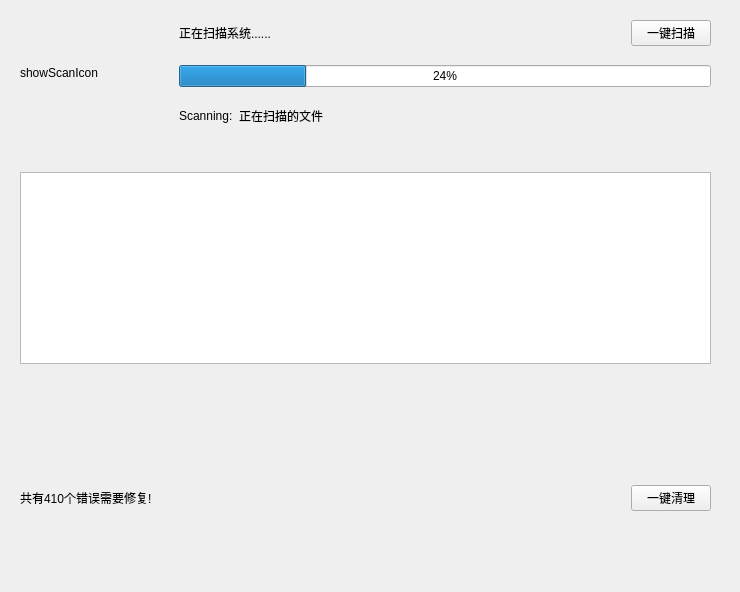
<?xml version="1.0" encoding="UTF-8"?>
<ui version="4.0">
 <class>WidgetDiskClean</class>
 <widget class="QWidget" name="WidgetDiskClean">
  <property name="geometry">
   <rect>
    <x>0</x>
    <y>0</y>
    <width>740</width>
    <height>592</height>
   </rect>
  </property>
  <property name="windowTitle">
   <string>Form</string>
  </property>
  <widget class="QWidget" name="layoutWidget">
   <property name="geometry">
    <rect>
     <x>20</x>
     <y>20</y>
     <width>691</width>
     <height>491</height>
    </rect>
   </property>
   <layout class="QVBoxLayout" name="verticalLayout_4">
    <item>
     <layout class="QVBoxLayout" name="verticalLayout_2">
      <item>
       <layout class="QHBoxLayout" name="horizontalLayout_5">
        <item>
         <layout class="QHBoxLayout" name="horizontalLayout_4">
          <item>
           <widget class="QLabel" name="labelScanIcon">
            <property name="text">
             <string>showScanIcon</string>
            </property>
           </widget>
          </item>
          <item>
           <spacer name="horizontalSpacer_3">
            <property name="orientation">
             <enum>Qt::Horizontal</enum>
            </property>
            <property name="sizeHint" stdset="0">
             <size>
              <width>17</width>
              <height>20</height>
             </size>
            </property>
           </spacer>
          </item>
         </layout>
        </item>
        <item>
         <layout class="QVBoxLayout" name="verticalLayout">
          <item>
           <layout class="QHBoxLayout" name="horizontalLayout">
            <item>
             <widget class="QLabel" name="labelScanStarting">
              <property name="text">
               <string>正在扫描系统......</string>
              </property>
             </widget>
            </item>
            <item>
             <spacer name="horizontalSpacer">
              <property name="orientation">
               <enum>Qt::Horizontal</enum>
              </property>
              <property name="sizeHint" stdset="0">
               <size>
                <width>258</width>
                <height>20</height>
               </size>
              </property>
             </spacer>
            </item>
            <item>
             <widget class="QPushButton" name="pushButtonStartScan">
              <property name="text">
               <string>一键扫描</string>
              </property>
             </widget>
            </item>
           </layout>
          </item>
          <item>
           <spacer name="verticalSpacer">
            <property name="orientation">
             <enum>Qt::Vertical</enum>
            </property>
            <property name="sizeHint" stdset="0">
             <size>
              <width>20</width>
              <height>13</height>
             </size>
            </property>
           </spacer>
          </item>
          <item>
           <widget class="QProgressBar" name="progressBarScan">
            <property name="value">
             <number>24</number>
            </property>
           </widget>
          </item>
          <item>
           <spacer name="verticalSpacer_2">
            <property name="orientation">
             <enum>Qt::Vertical</enum>
            </property>
            <property name="sizeHint" stdset="0">
             <size>
              <width>18</width>
              <height>13</height>
             </size>
            </property>
           </spacer>
          </item>
          <item>
           <layout class="QHBoxLayout" name="horizontalLayout_3">
            <item>
             <layout class="QHBoxLayout" name="horizontalLayout_2">
              <item>
               <widget class="QLabel" name="labelFilePreInfo">
                <property name="text">
                 <string>Scanning:</string>
                </property>
               </widget>
              </item>
              <item>
               <widget class="QLabel" name="labelScanningFile">
                <property name="text">
                 <string>正在扫描的文件</string>
                </property>
               </widget>
              </item>
             </layout>
            </item>
            <item>
             <spacer name="horizontalSpacer_2">
              <property name="orientation">
               <enum>Qt::Horizontal</enum>
              </property>
              <property name="sizeHint" stdset="0">
               <size>
                <width>388</width>
                <height>20</height>
               </size>
              </property>
             </spacer>
            </item>
           </layout>
          </item>
         </layout>
        </item>
       </layout>
      </item>
      <item>
       <spacer name="verticalSpacer_3">
        <property name="orientation">
         <enum>Qt::Vertical</enum>
        </property>
        <property name="sizeHint" stdset="0">
         <size>
          <width>20</width>
          <height>40</height>
         </size>
        </property>
       </spacer>
      </item>
      <item>
       <widget class="QTableWidget" name="tableErrorInfo"/>
      </item>
     </layout>
    </item>
    <item>
     <layout class="QVBoxLayout" name="verticalLayout_3">
      <item>
       <spacer name="verticalSpacer_4">
        <property name="orientation">
         <enum>Qt::Vertical</enum>
        </property>
        <property name="sizeHint" stdset="0">
         <size>
          <width>20</width>
          <height>17</height>
         </size>
        </property>
       </spacer>
      </item>
      <item>
       <layout class="QHBoxLayout" name="horizontalLayout_6">
        <item>
         <widget class="QLabel" name="labelTotalInfo">
          <property name="text">
           <string>共有410个错误需要修复!</string>
          </property>
         </widget>
        </item>
        <item>
         <spacer name="horizontalSpacer_4">
          <property name="orientation">
           <enum>Qt::Horizontal</enum>
          </property>
          <property name="sizeHint" stdset="0">
           <size>
            <width>198</width>
            <height>20</height>
           </size>
          </property>
         </spacer>
        </item>
        <item>
         <widget class="QPushButton" name="pushButtonCleanAll">
          <property name="text">
           <string>一键清理</string>
          </property>
         </widget>
        </item>
       </layout>
      </item>
     </layout>
    </item>
   </layout>
  </widget>
 </widget>
 <resources/>
 <connections/>
</ui>
